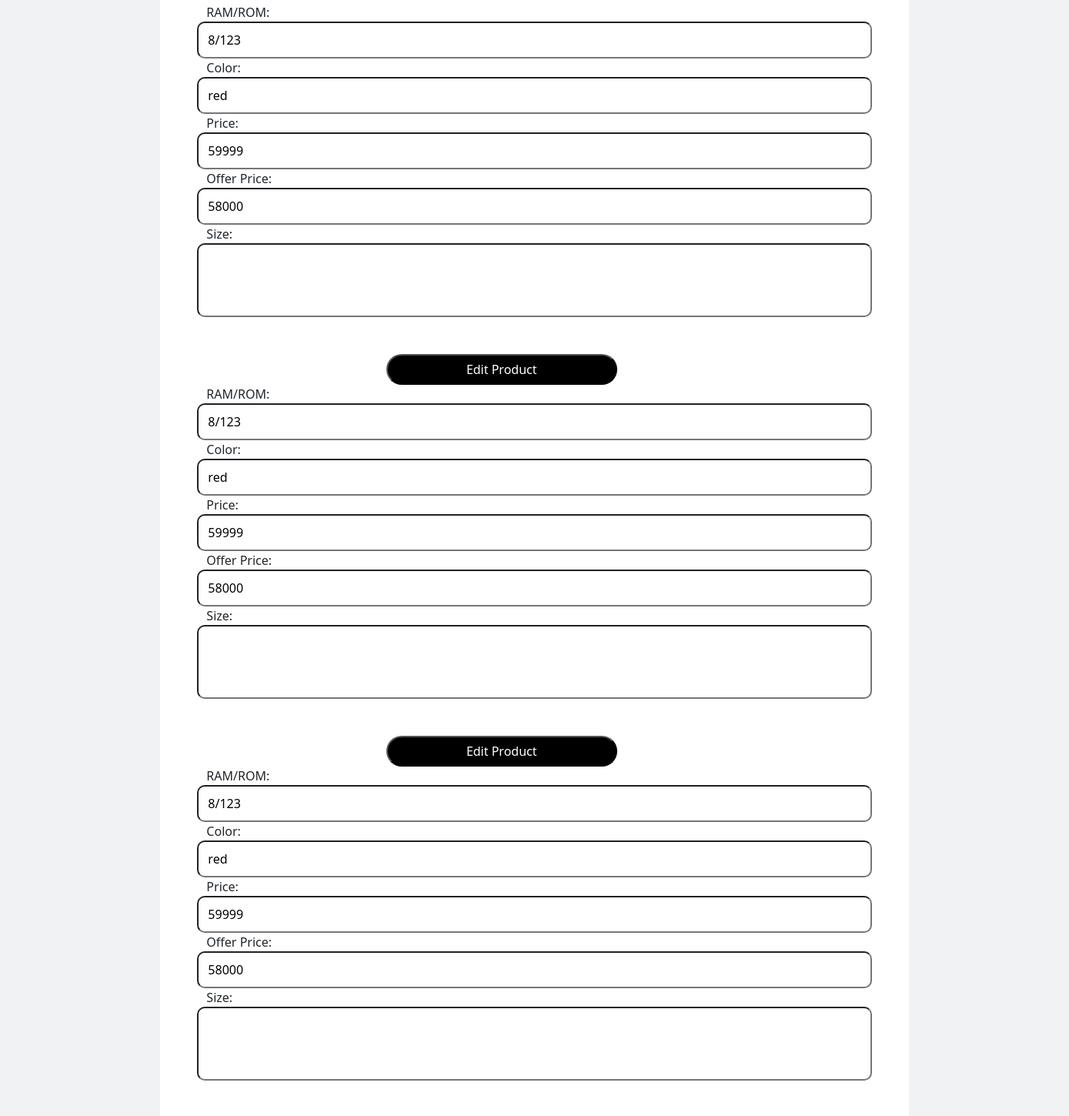
/edit_category/44 (middle part), run on an earlier commit of the app's database.
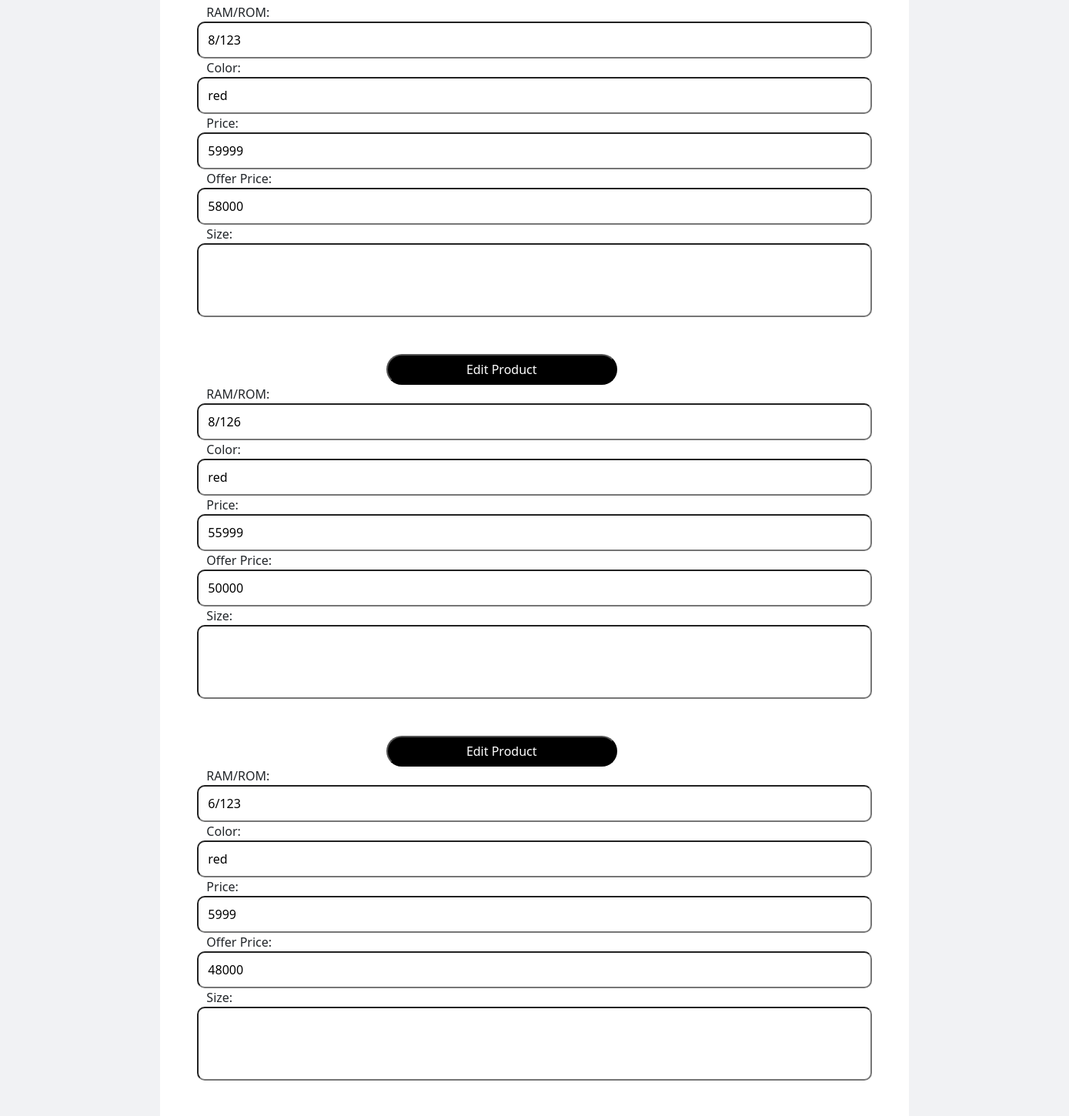
And on a later commit of the database.
### app/models.py (models this page shows)
class Categorys(models.Model):
    product=models.ForeignKey(Products,on_delete=models.CASCADE)
    storage=models.TextField()
    color=models.TextField()
    price =models.TextField()
    offer_price = models.TextField()
    size=models.TextField()

### app/views.py (the view, shortened to what this page needs)
# urls.py: path('edit_category/<id>', views.edit_category,name='edit_category'),
def edit_category(req, id):
    product = Products.objects.get(pk=id)
    categories = Categorys.objects.filter(product=product)
    return render(req, 'admin/edit_category.html', {'product': product, 'categories': categories})

### templates/admin/edit_category.html (shortened to what this page needs)
<!DOCTYPE html>
<html lang="en">
<head>
    {% load static %}
    <link rel="stylesheet" href="{% static '/css/style.css' %}">
    <link href="https://cdn.jsdelivr.net/npm/bootstrap@5.3.3/dist/css/bootstrap.min.css" rel="stylesheet">
    <link rel="stylesheet" href="https://cdnjs.cloudflare.com/ajax/libs/font-awesome/6.6.0/css/all.min.css">
</head>
<body style="background-color: rgb(241,242,244);">
    <div id="container" class="container mt-4">
        {% for category in categories %}
        <form method="POST" enctype="multipart/form-data">
        <div class="row">
            <label for="storage">RAM/ROM:</label>
            <input type="text" id="pro_id" name="storage" value="{{category.storage}}" ><br><br>
            <label for="color">Color:</label>
            <input type="text" id="name" name="color" value="{{category.color}}" ><br><br>
            <label for="price">Price:</label>
            <input type="text" id="price" name="price" value="{{category.price}}" required ><br><br>
            <label for="o_price">Offer Price:</label>
            <input type="text" id="o_price" name="o_price" value="{{category.offer_price}}" required><br><br>
            <label for="size">Size:</label>
            <input type="text" id="size" name="size" value="{{category.size}}" ><br><br>
            <input type="text" id="category" name="category" value="{{category.pk}}" hidden ><br><br>
            <button id="add" class="mt-5" type="submit">Edit Product</button>
        </div>
    </form>
    {% endfor %}
    </div>

What changed in the data, as far as the page shows it:
changed Categorys (number 2 of 3 on the later page): storage "8/123" → "8/126"; price "59999" → "55999"; o_price "58000" → "50000"
changed Categorys (number 3 of 3 on the later page): storage "8/123" → "6/123"; price "59999" → "5999"; o_price "58000" → "48000"
